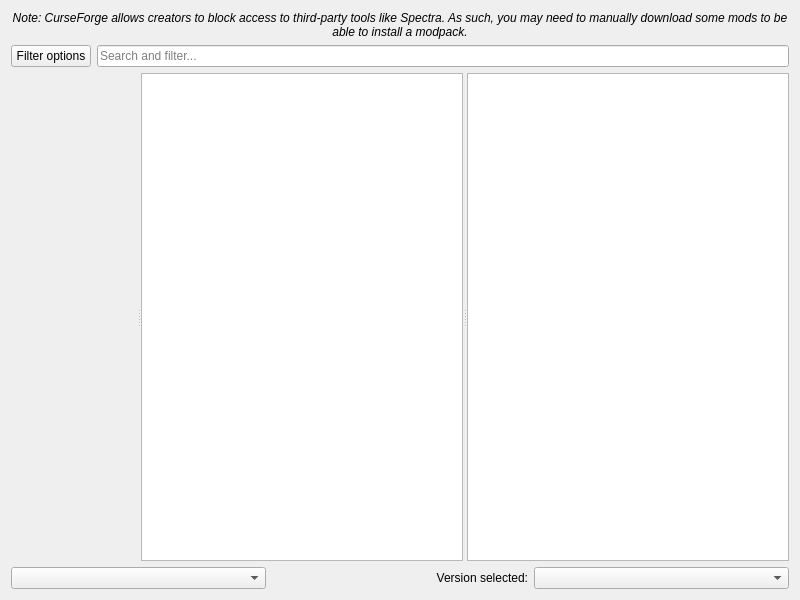
<?xml version="1.0" encoding="UTF-8"?>
<ui version="4.0">
 <class>FlamePage</class>
 <widget class="QWidget" name="FlamePage">
  <property name="geometry">
   <rect>
    <x>0</x>
    <y>0</y>
    <width>800</width>
    <height>600</height>
   </rect>
  </property>
  <layout class="QVBoxLayout" name="verticalLayout">
   <item>
    <widget class="QLabel" name="label_2">
     <property name="font">
      <font>
       <italic>true</italic>
      </font>
     </property>
     <property name="text">
      <string>Note: CurseForge allows creators to block access to third-party tools like Spectra. As such, you may need to manually download some mods to be able to install a modpack.</string>
     </property>
     <property name="alignment">
      <set>Qt::AlignCenter</set>
     </property>
     <property name="wordWrap">
      <bool>true</bool>
     </property>
    </widget>
   </item>
   <item>
    <layout class="QHBoxLayout" name="horizontalLayout">
     <item>
      <widget class="QPushButton" name="filterButton">
       <property name="text">
        <string>Filter options</string>
       </property>
      </widget>
     </item>
     <item>
      <widget class="QLineEdit" name="searchEdit">
       <property name="placeholderText">
        <string>Search and filter...</string>
       </property>
      </widget>
     </item>
    </layout>
   </item>
   <item>
    <widget class="QSplitter" name="splitter">
     <property name="sizePolicy">
      <sizepolicy hsizetype="Expanding" vsizetype="Expanding">
       <horstretch>0</horstretch>
       <verstretch>0</verstretch>
      </sizepolicy>
     </property>
     <property name="orientation">
      <enum>Qt::Horizontal</enum>
     </property>
     <widget class="QWidget" name="widget" native="true"/>
     <widget class="QListView" name="packView">
      <property name="horizontalScrollBarPolicy">
       <enum>Qt::ScrollBarAlwaysOff</enum>
      </property>
      <property name="alternatingRowColors">
       <bool>true</bool>
      </property>
      <property name="iconSize">
       <size>
        <width>48</width>
        <height>48</height>
       </size>
      </property>
      <property name="verticalScrollMode">
       <enum>QAbstractItemView::ScrollPerPixel</enum>
      </property>
     </widget>
     <widget class="ProjectDescriptionPage" name="packDescription">
      <property name="openExternalLinks">
       <bool>true</bool>
      </property>
      <property name="openLinks">
       <bool>true</bool>
      </property>
     </widget>
    </widget>
   </item>
   <item>
    <layout class="QHBoxLayout">
     <item>
      <widget class="QComboBox" name="sortByBox"/>
     </item>
     <item>
      <widget class="QLabel" name="label">
       <property name="text">
        <string>Version selected:</string>
       </property>
       <property name="alignment">
        <set>Qt::AlignRight|Qt::AlignTrailing|Qt::AlignVCenter</set>
       </property>
      </widget>
     </item>
     <item>
      <widget class="QComboBox" name="versionSelectionBox"/>
     </item>
    </layout>
   </item>
  </layout>
 </widget>
 <customwidgets>
  <customwidget>
   <class>ProjectDescriptionPage</class>
   <extends>QTextBrowser</extends>
   <header>ui/widgets/ProjectDescriptionPage.h</header>
  </customwidget>
 </customwidgets>
 <tabstops>
  <tabstop>packView</tabstop>
  <tabstop>packDescription</tabstop>
  <tabstop>sortByBox</tabstop>
  <tabstop>versionSelectionBox</tabstop>
 </tabstops>
 <resources/>
 <connections/>
</ui>
